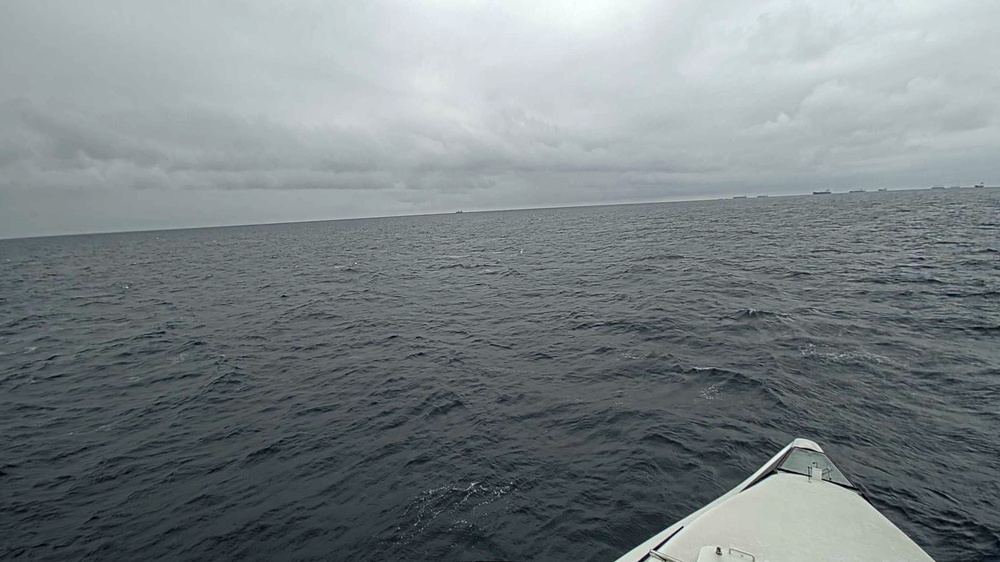
#> input picture data/cam1_0.jpg, 1000 x 562 px, shrunk from 1920 x 1080 before the run, found by its file name
$ jupyter execute result.ipynb
#> lines starting #> are read from the running program, lines starting #| are printed output that depends on the picture; after the words box and inside, x2 and y2 are one past the last pixel; in counts of white or black regions, pixels touching at a corner belong together
[cell 1]
import cv2
import numpy as np
import matplotlib.pyplot as plt
from numba import jit

# Paths to your images
image_path_left = '../maritime_horizon_detection_brightness_eq-1/data/cam1_0.jpg'
image_path_right = '../maritime_horizon_detection_brightness_eq-1/data/cam2_0.jpg'

# [17 lines of commented-out code are left out]

[cell 2]
def horizon_detection(image_path):
    def process_image(image_path):
        # Load an image from file
        image = cv2.imread(image_path)

        # Convert the image to grayscale
        gray = cv2.cvtColor(image, cv2.COLOR_BGR2GRAY)
        gray = cv2.medianBlur(gray, 5)

        # Get dimensions of the image
        height, width = gray.shape

        # Define the height and starting y-coordinate of the region of interest (ROI)
        roi_height = int(height * 0.2)  # Using 20% of the total height
        roi_y_start = int(height * 0.3)  # Starting at 30% of the total height

        # Crop the region of interest from the grayscale image
        roi = gray[roi_y_start:roi_y_start + roi_height, :]

        # Apply Canny edge detection on the ROI
        edges = cv2.Canny(roi, 50, 150, apertureSize=3)

        # Detect lines using the Hough Transform on the edges detected within the ROI
        lines = cv2.HoughLinesP(edges, 1, np.pi / 180, threshold=100, minLineLength=100, maxLineGap=10)

        if lines is not None:
            longest_line = find_longest_line(lines)
            if longest_line is not None:
                return draw_line(image, longest_line, roi_y_start)

        return image, None  # Return the original image if no lines are detected

    @jit(nopython=True)
    def find_longest_line(lines):
        def line_length(line):
            x1, y1, x2, y2 = line[0]
            return np.sqrt((x2 - x1)**2 + (y2 - y1)**2)

        max_length = 0
        longest_line = None

        for line in lines:
            length = line_length(line)
            if length > max_length:
                max_length = length
                longest_line = line

        return longest_line

    def draw_line(image, line, roi_y_start):
        x1, y1, x2, y2 = line[0]
        y1 += roi_y_start  # Adjust for ROI's vertical start position
        y2 += roi_y_start  # Adjust for ROI's vertical start position

        height, width = image.shape[:2]

        # Calculate the slope and intercept for the line
        if x2 != x1:
            slope = (y2 - y1) / (x2 - x1)
            intercept = y1 - slope * x1

            # Determine the endpoints of the line to draw across the full image width
            x_start = 0
            y_start = int(intercept)
            x_end = width
            y_end = int(slope * x_end + intercept)
        else:
            # Handle the special case of a vertical line
            x_start, x_end = x1, x1
            y_start, y_end = 0, height

        # Draw the extrapolated line across the image
        cv2.line(image, (x_start, y_start), (x_end, y_end), (0, 0, 255), 2)

        return image, (x_start, y_start, x_end, y_end)

    return process_image(image_path)
#> in process_image, image is the input picture: shape (562, 1000, 3); mean B, G, R 132.4, 129.6, 121.2
#> in process_image, `edges = cv2.Canny(roi, 50, 150, apertureSize=3)`:
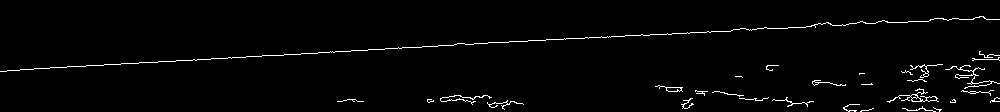
#> edges: shape (112, 1000); 2% white in thin lines or dots, all inside (x1, y1, x2, y2) = (0, 16, 1000, 112)
#> in process_image, `lines = cv2.HoughLinesP(edges, 1, np.pi / 180, threshold=100, minLineL..`: lines = [[351, 50, 732, 30], [246, 56, 384, 49], [34, 68, 261, 56]]
#> in process_image, `longest_line = find_longest_line(lines)`: longest_line = [[351, 50, 732, 30]]
#> in draw_line, `x1, y1, x2, y2 = line[0]`: x1 = 351; y1 = 50; x2 = 732; y2 = 30
#> in draw_line, `y1 += roi_y_start  # Adjust for ROI's vertical start position`: y1 = 218
#> in draw_line, `y2 += roi_y_start  # Adjust for ROI's vertical start position`: y2 = 198
#> in draw_line, `slope = (y2 - y1) / (x2 - x1)`: slope = -0.0525
#> in draw_line, `intercept = y1 - slope * x1`: intercept = 236.4
#> in draw_line, `y_start = int(intercept)`: y_start = 236
#> in draw_line, `y_end = int(slope * x_end + intercept)`: y_end = 183
#> in draw_line, `cv2.line(image, (x_start, y_start), (x_end, y_end), (0, 0, 255), 2)`:
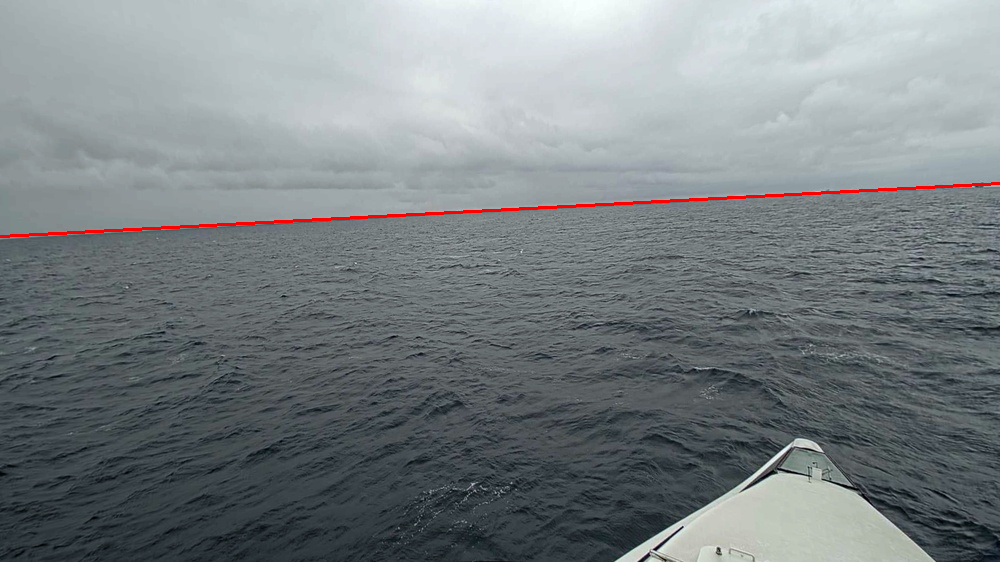
#> image: shape (562, 1000, 3); 0.53% of pixels changed, all inside (x1, y1, x2, y2) = (0, 182, 1000, 238)

def calculate_average_brightness(image, mask):
    hsv = cv2.cvtColor(image, cv2.COLOR_BGR2HSV)
    _, _, v = cv2.split(hsv)
    masked_v = cv2.bitwise_and(v, v, mask=mask)
    return cv2.mean(masked_v, mask=mask)[0]

def adjust_brightness(image, mask, target_brightness):
    hsv = cv2.cvtColor(image, cv2.COLOR_BGR2HSV)
    h, s, v = cv2.split(hsv)
    masked_v = cv2.bitwise_and(v, v, mask=mask)
    current_brightness = cv2.mean(masked_v, mask=mask)[0]

    if current_brightness == 0:
        return image  # Prevent division by zero

    adjustment_factor = target_brightness / current_brightness
    v = np.clip(v * adjustment_factor, 0, 255).astype(np.uint8)

    hsv_adjusted = cv2.merge([h, s, v])
    img_adjusted = cv2.cvtColor(hsv_adjusted, cv2.COLOR_HSV2BGR)

    adjusted_image = np.copy(image)
    adjusted_image[mask == 255] = img_adjusted[mask == 255]

    return adjusted_image

def process_sections(image, line_coords):
    height, width = image.shape[:2]
    x_start, y_start, x_end, y_end = line_coords

    if x_end != x_start:
        slope = (y_end - y_start) / (x_end - x_start)
        intercept = y_start - slope * x_start
    else:
        slope = float('inf')
        intercept = y_start

    mask_top = np.zeros_like(image[:, :, 0], dtype=np.uint8)
    mask_bottom = np.zeros_like(image[:, :, 0], dtype=np.uint8)

    for x in range(width):
        y = int(slope * x + intercept)
        if y >= 0 and y < height:
            mask_top[:y, x] = 255
            mask_bottom[y:, x] = 255

    top_part = cv2.bitwise_and(image, image, mask=mask_top)
    bottom_part = cv2.bitwise_and(image, image, mask=mask_bottom)

    return top_part, bottom_part, mask_top, mask_bottom


# Detect horizon and process the images
processed_left, line_coords_left = horizon_detection(image_path_left)
#> line_coords_left = (0, 236, 1000, 183)
processed_right, line_coords_right = horizon_detection(image_path_right)
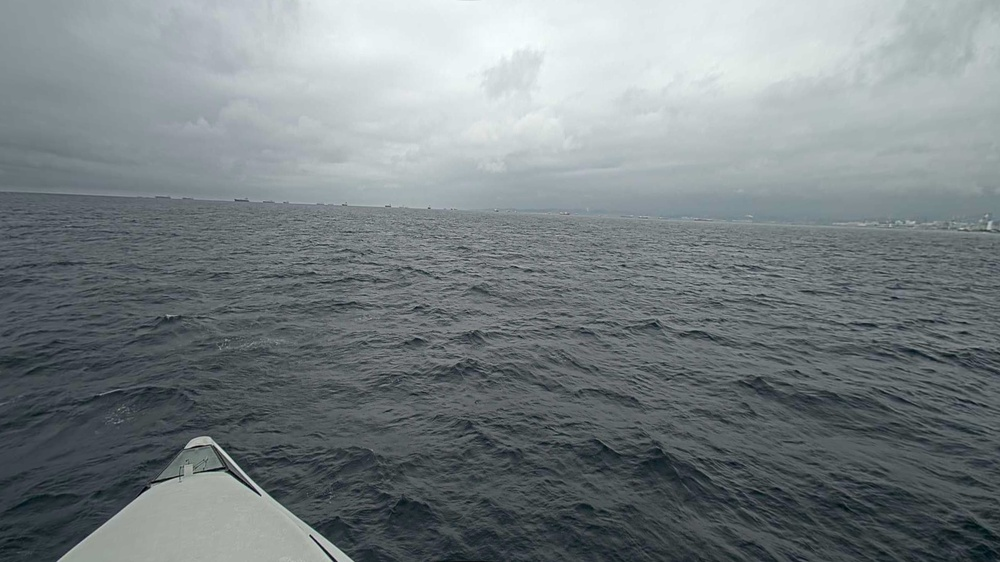
#> input picture data/cam2_0.jpg, 1000 x 562 px, shrunk from 1920 x 1080 before the run, found by its file name
#> in process_image, image is the input picture: shape (562, 1000, 3); mean B, G, R 131, 128.2, 120
#> in process_image (call 2), `edges = cv2.Canny(roi, 50, 150, apertureSize=3)`: edges: shape (112, 1000); 1.4% white in thin lines or dots, all inside (x1, y1, x2, y2) = (0, 23, 992, 112)
#> in process_image (call 2), `lines = cv2.HoughLinesP(edges, 1, np.pi / 180, threshold=100, minLineL..`: lines = [[41, 25, 154, 29], [338, 37, 470, 42]]
#> in process_image (call 2), `longest_line = find_longest_line(lines)`: longest_line = [[338, 37, 470, 42]]
#> call 2 of draw_line, with line = array of shape (1, 4), roi_y_start = 168
#> in draw_line (call 2), `x1, y1, x2, y2 = line[0]`: x1 = 338; y1 = 37; x2 = 470; y2 = 42
#> in draw_line (call 2), `y1 += roi_y_start  # Adjust for ROI's vertical start position`: y1 = 205
#> in draw_line (call 2), `y2 += roi_y_start  # Adjust for ROI's vertical start position`: y2 = 210
#> in draw_line (call 2), `slope = (y2 - y1) / (x2 - x1)`: slope = 0.0379
#> in draw_line (call 2), `intercept = y1 - slope * x1`: intercept = 192.2
#> in draw_line (call 2), `y_start = int(intercept)`: y_start = 192
#> in draw_line (call 2), `y_end = int(slope * x_end + intercept)`: y_end = 230
#> in draw_line (call 2), `cv2.line(image, (x_start, y_start), (x_end, y_end), (0, 0, 255), 2)`:
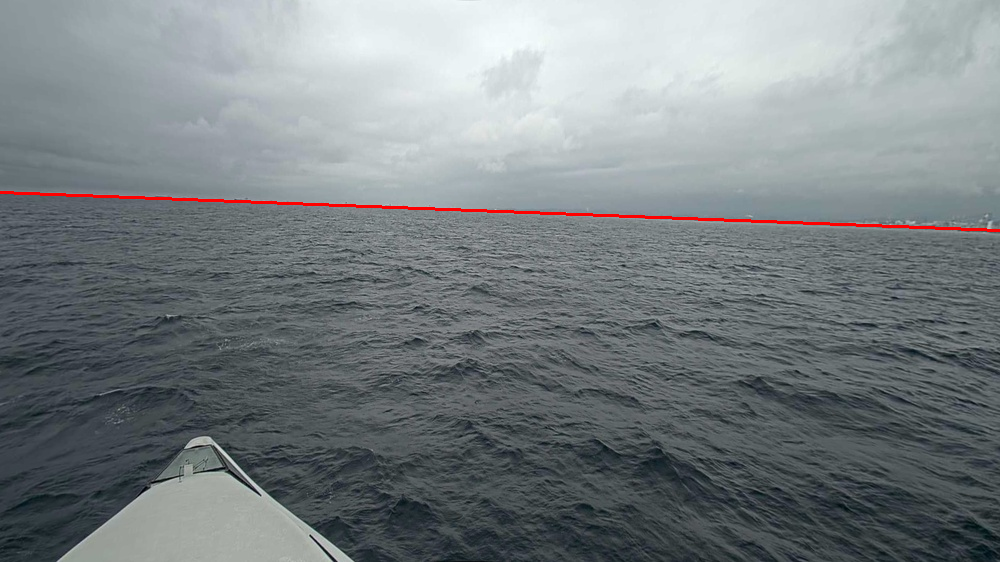
#> image: shape (562, 1000, 3); 0.53% of pixels changed, all inside (x1, y1, x2, y2) = (0, 191, 1000, 232)
#> line_coords_right = (0, 192, 1000, 230)

# Process top and bottom parts of the images
top_left, bottom_left, mask_top_left, mask_bottom_left = process_sections(processed_left, line_coords_left)
#> in process_sections, `x_start, y_start, x_end, y_end = line_coords`: x_start = 0; y_start = 236; x_end = 1000; y_end = 183
#> in process_sections, `slope = (y_end - y_start) / (x_end - x_start)`: slope = -0.053
#> in process_sections, `intercept = y_start - slope * x_start`: intercept = 236
#> the loop in process_sections, `for x in range(width):` made 1000 passes
#> y on passes 1 to 3: 236, 235, 235
#> after the loop in process_sections, `for x in range(width):`: mask_bottom: shape (562, 1000); 62.8% white; 1 black region, box (x1, y1, x2, y2) and area: (0, 0, 1000, 236) 209027
#> in process_sections, `bottom_part = cv2.bitwise_and(image, image, mask=mask_bottom)`:
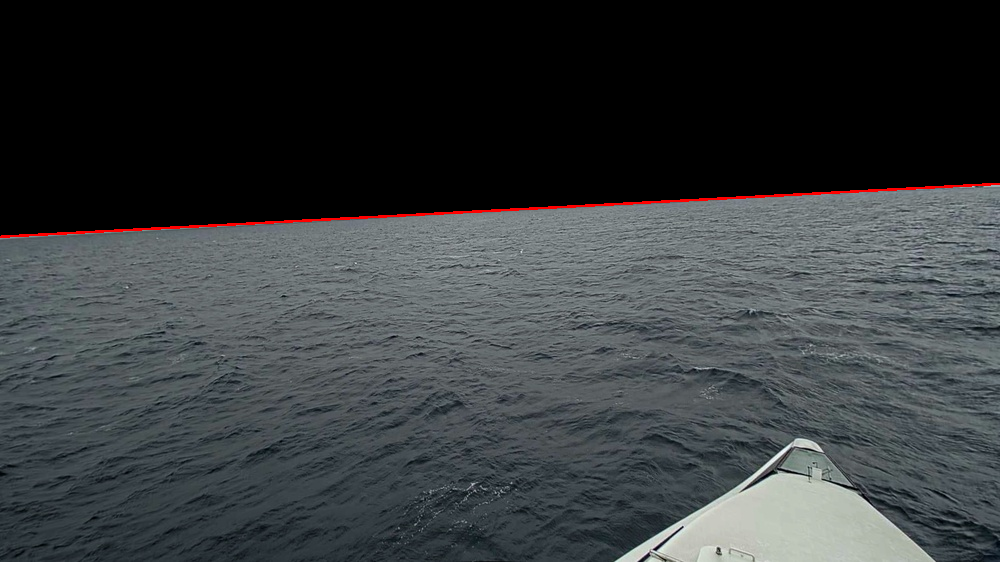
#> bottom_part: shape (562, 1000, 3); mean B, G, R 60.3, 58.5, 54.8
top_right, bottom_right, mask_top_right, mask_bottom_right = process_sections(processed_right, line_coords_right)
#> call 2 of process_sections, with line_coords = (0, 192, 1000, 230)
#> in process_sections (call 2), `x_start, y_start, x_end, y_end = line_coords`: y_start = 192; y_end = 230
#> in process_sections (call 2), `slope = (y_end - y_start) / (x_end - x_start)`: slope = 0.038
#> in process_sections (call 2), `intercept = y_start - slope * x_start`: intercept = 192
#> the loop in process_sections (call 2), `for x in range(width):` made 1000 passes
#> y on passes 1 to 3: 192, 192, 192
#> after the loop in process_sections (call 2), `for x in range(width):`:
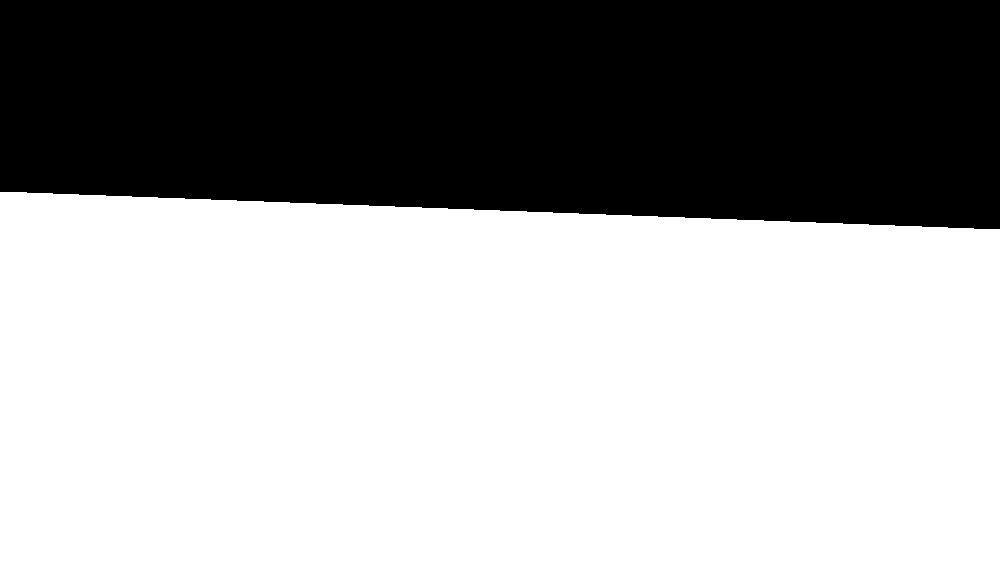
#> mask_bottom: shape (562, 1000); 62.5% white; 1 black region, box (x1, y1, x2, y2) and area: (0, 0, 1000, 229) 210482
#> in process_sections (call 2), `bottom_part = cv2.bitwise_and(image, image, mask=mask_bottom)`:
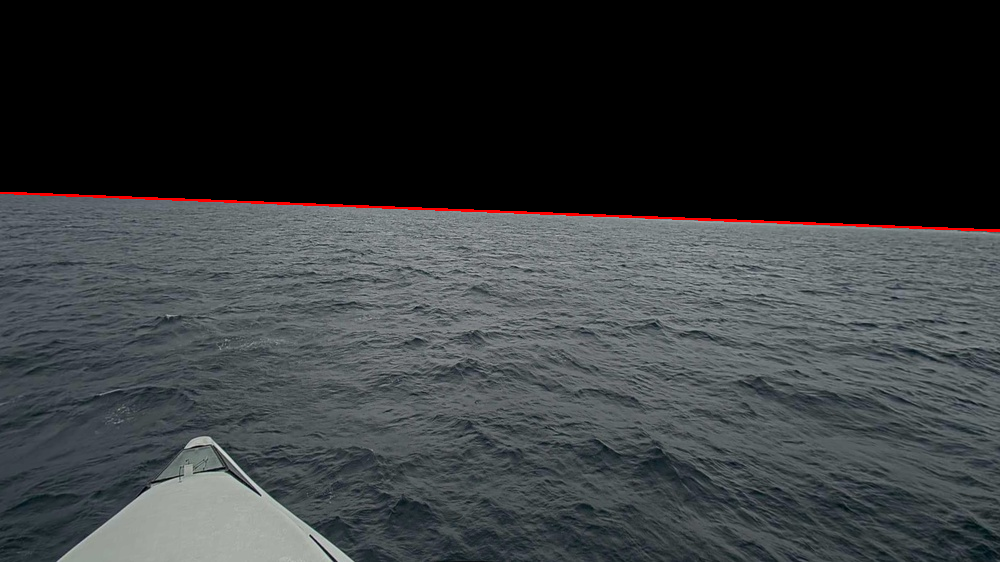
#> bottom_part: shape (562, 1000, 3); mean B, G, R 58.9, 57.1, 53.5

# Calculate average brightness
avg_brightness_top_left = calculate_average_brightness(processed_left, mask_top_left)
#> in calculate_average_brightness, `hsv = cv2.cvtColor(image, cv2.COLOR_BGR2HSV)`: hsv: shape (562, 1000, 3); mean H, S, V 96.2, 29.5, 133.2
#> avg_brightness_top_left = 192.1
avg_brightness_top_right = calculate_average_brightness(processed_right, mask_top_right)
#> in calculate_average_brightness (call 2), `hsv = cv2.cvtColor(image, cv2.COLOR_BGR2HSV)`: hsv: shape (562, 1000, 3); mean H, S, V 96, 28.7, 131.9
#> avg_brightness_top_right = 191.4
avg_brightness_bottom_left = calculate_average_brightness(processed_left, mask_bottom_left)
#> avg_brightness_bottom_left = 98.37
avg_brightness_bottom_right = calculate_average_brightness(processed_right, mask_bottom_right)
#> avg_brightness_bottom_right = 96.21

# Calculate target brightness as the average of corresponding sections
target_brightness_top = (avg_brightness_top_left + avg_brightness_top_right) / 2
#> target_brightness_top = 191.8
target_brightness_bottom = (avg_brightness_bottom_left + avg_brightness_bottom_right) / 2
#> target_brightness_bottom = 97.29

# Adjust brightness to match the target brightness
processed_left = adjust_brightness(processed_left, mask_top_left, target_brightness_top)
#> in adjust_brightness, `current_brightness = cv2.mean(masked_v, mask=mask)[0]`: current_brightness = 192.1
#> in adjust_brightness, `adjustment_factor = target_brightness / current_brightness`: adjustment_factor = 0.998
#> in adjust_brightness, `hsv_adjusted = cv2.merge([h, s, v])`: hsv_adjusted: shape (562, 1000, 3); mean H, S, V 96.2, 29.5, 132.2
processed_left = adjust_brightness(processed_left, mask_bottom_left, target_brightness_bottom)
#> in adjust_brightness (call 2), `hsv = cv2.cvtColor(image, cv2.COLOR_BGR2HSV)`: hsv: shape (562, 1000, 3); mean H, S, V 96.5, 29.7, 132.9
#> in adjust_brightness (call 2), `hsv_adjusted = cv2.merge([h, s, v])`: hsv_adjusted: shape (562, 1000, 3); mean H, S, V 96.5, 29.7, 130.9
processed_right = adjust_brightness(processed_right, mask_top_right, target_brightness_top)
#> call 3 of adjust_brightness, with target_brightness = 191.8
#> in adjust_brightness (call 3), `h, s, v = cv2.split(hsv)`:
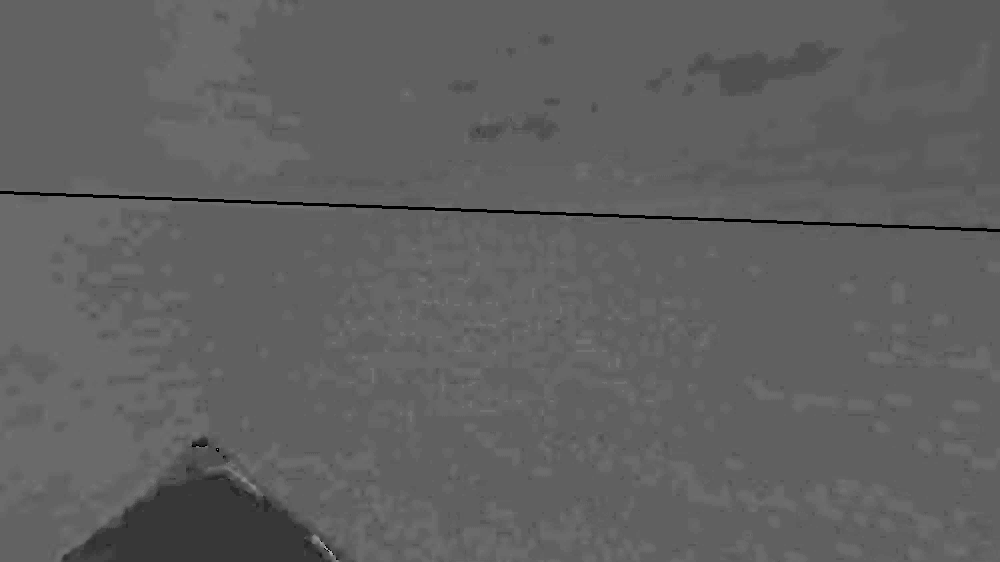
#> h: shape (562, 1000); min 0, max 173, mean 96
#> in adjust_brightness (call 3), `h, s, v = cv2.split(hsv)`:
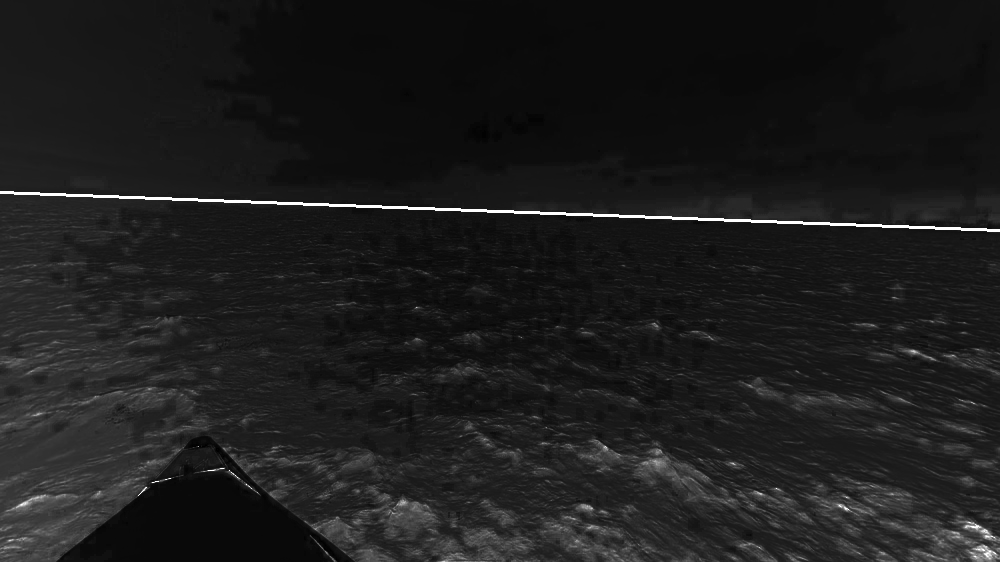
#> s: shape (562, 1000); min 0, max 255, mean 28.7
#> in adjust_brightness (call 3), `current_brightness = cv2.mean(masked_v, mask=mask)[0]`: current_brightness = 191.4
#> in adjust_brightness (call 3), `adjustment_factor = target_brightness / current_brightness`: adjustment_factor = 1
processed_right = adjust_brightness(processed_right, mask_bottom_right, target_brightness_bottom)
#> in adjust_brightness (call 4), `hsv = cv2.cvtColor(image, cv2.COLOR_BGR2HSV)`: hsv: shape (562, 1000, 3); mean H, S, V 96.3, 28.9, 131.9
